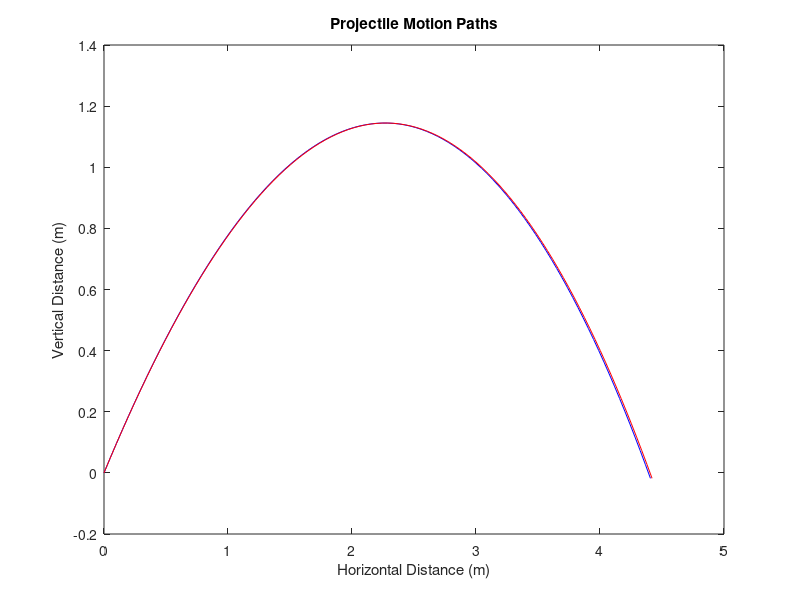

Source code (MATLAB):
clear 
 close all
 disp('Welcome to the Projectile Motion Plotter');
 disp('This projects the motion for a tennis ball with and without air resistance');
 Vx = input('Please input the horizontal velocity [m/s]: ');            
 Vy = input('Please input the vertical velocity [m/s]: ');              
 %Sets up intial conditions
  V = sqrt(Vx^2 + Vy^2);   %Determines V by combining v of both axes 
  G = 9.80665;             %m/s^2 Acceleration due to Gravity       
  DC = 0.8;                %Drag coefficient
  Area = 0.0033;           %m^2 cross section area of a tennis ball
  Mass = 0.057;            %Kg mass of tennis ball
  x(1) = 0;                %intial x postion
  y(1) = 0;                %inital y postion
  xf(1) = 0;               %inital xf postion
  yf(1) = 0;               %intial yf postion
  AP = 1.2;                %kg/m^3 Air Density @ Sea  Level
  D = AP*DC*Area/2;        %constant needed for drag calculations created    
  t(1) = 0;                %sets intial time
  dt = 0.01;               %s set the intervals at which time will be evalutated
  i = 1;                   %sets counter/index
 %Starts a loop for Projectile Motion with Drag    
    while min(y)> -0.01;                                          
       t = t + dt;                                               
       i = i + 1;                                                
       xf(i) = xf(i-1)+ Vx.*dt;                                  
       AxD = - ( D / Mass ) * V * Vx;                            
       AyD = -G - ( D / Mass ) * V * Vy;                         
       Vx = Vx + AxD * dt;                                       
       Vy = Vy + AyD * dt;                                       
       x(i) = x(i-1) + Vx * dt + 0.5 * AxD * dt^2;               
       y(i) = y(i-1) + Vy * dt + 0.5 * AyD * dt^2;               
   end;
 plot(x,y,'b'), hold on;               %plots the Projectile Motion with Drag
 plot(xf,y,'r'), hold off;             %plots the Projectile Motion without Drag
 xlabel('Horizontal Distance (m)');    %labels the x axis "Horizontal Distance (m)"
 ylabel('Vertical Distance (m)');      %Labels the y axis "Vertical Distance (m)"
 title('Projectile Motion Paths');     %Gives a Title "Projectile Motion Paths"